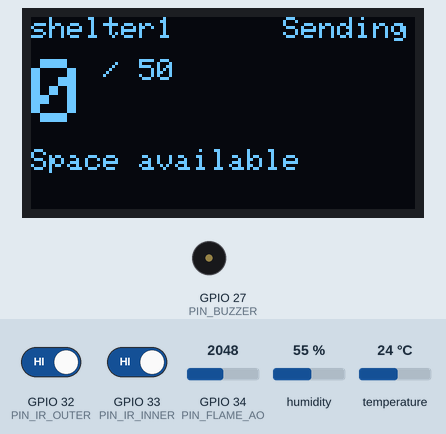
Simulated run of this sketch. Board: ESP32. Shown: 128×64 one-colour display, buzzer (waves = sounding, pin HIGH). Inputs (shaded band) come from the test bench; at power-on: GPIO 34 (PIN_FLAME_AO) = 2048, humidity 55 %, temperature 24 °C, GPIO 32 (PIN_IR_OUTER) HIGH, GPIO 33 (PIN_IR_INNER) HIGH. WiFi joins after 1.5 s; servers stay silent unless stated; uploads are accepted with an empty reply; not simulated (calls return 0 or success): secrets.h; what the sketch prints to the serial monitor is not drawn.

Above: at 3.1 s.
3.2 s: GPIO 34 (PIN_FLAME_AO) set to 1537
7.0 s: GPIO 34 (PIN_FLAME_AO) set to 1435
At 7.4 s:
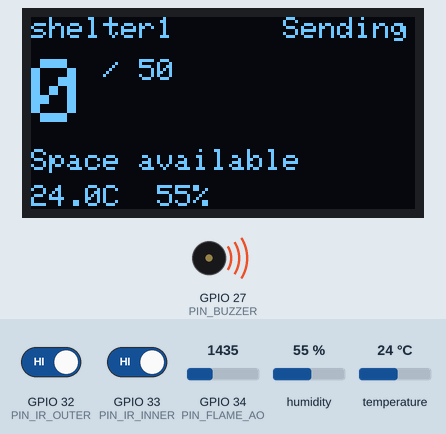
9.5 s: GPIO 34 (PIN_FLAME_AO) set to 1540
At 10.3 s:
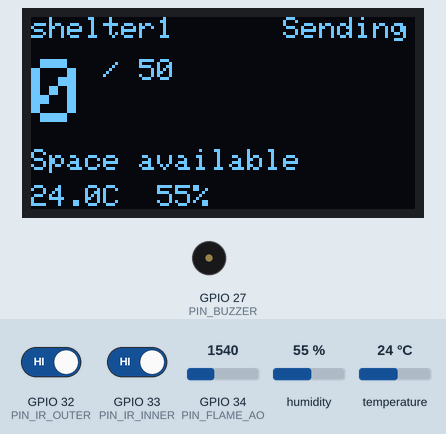
11.5 s: humidity set to 22 %
At 16.7 s:
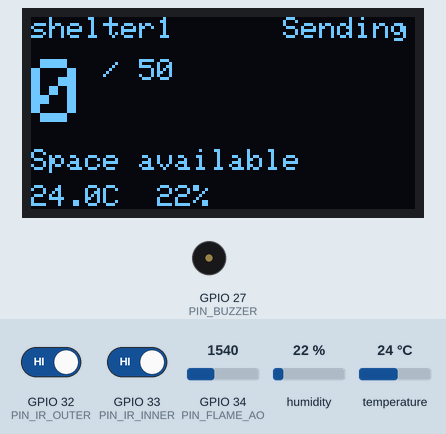
17.0 s: temperature set to 12 °C
At 20.5 s:
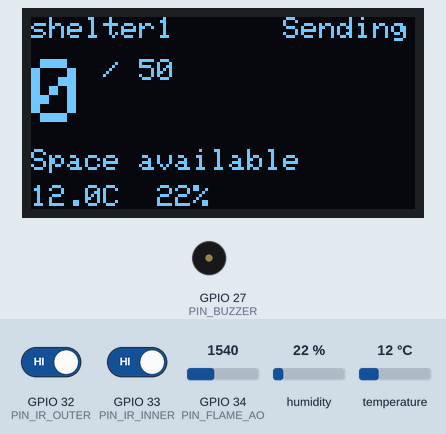
21.6 s: GPIO 34 (PIN_FLAME_AO) set to 1460
At 22.37 s:
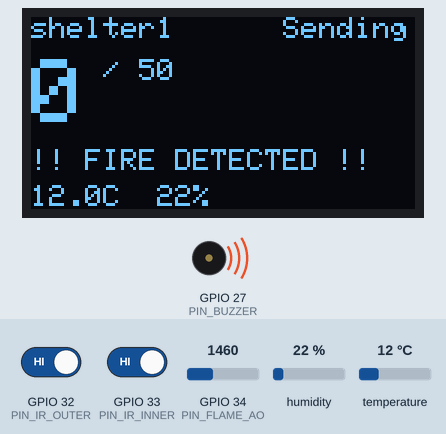
Timing chart, 0 to 24.2 s (numbered marks = the images above; inputs shaded):
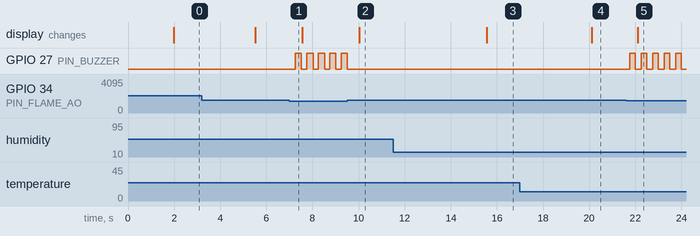

Measured:
- the behaviour switches between 1500 and 1499 on GPIO 34 (PIN_FLAME_AO) (found by bisection; images 0 and 1)
- after the input at 7.0 s, GPIO 27 (PIN_BUZZER): alternates HIGH for 0.27 s and LOW for 0.23 s, starting after 0.25 s
- after the input at 9.5 s, GPIO 27 (PIN_BUZZER): goes on until 9.5 s, then stays LOW; the display: changes after 0.53 s (image 2)
- after the input at 11.5 s, the display: changes after 4.1 s (image 3)
- after the input at 17.0 s, the display: changes after 3.1 s (image 4)
- after the input at 21.6 s, GPIO 27 (PIN_BUZZER): alternates HIGH for 0.25 s and LOW for 0.25 s, starting after 0.15 s; the display: changes after 0.52 s (image 5)

The sketch:

shelter_counter.ino
```cpp
/*
  Smart Emergency Shelter Occupancy Monitor - ESP32 firmware (Phase 2)

  Two IR sensors at the doorway count people in and out.
  Count, temperature, humidity and fire status go to Firebase every time
  something changes, and at least every 30 seconds.

  Wiring:
    IR outer sensor (outside of door)  -> GPIO 32
    IR inner sensor (inside of door)   -> GPIO 33
    Flame sensor AO                    -> GPIO 34
    DHT22 data                         -> GPIO 4
    OLED SDA / SCL                     -> GPIO 21 / 22
    Active buzzer (+)                  -> GPIO 27

  Direction: outer sensor then inner sensor = ENTRY (+1)
             inner sensor then outer sensor = EXIT  (-1)
*/

// Set USE_OLED to 0 if you did not buy the 0.96" OLED display
#define USE_OLED 1

#include <WiFi.h>
#include <WiFiClientSecure.h>
#include <HTTPClient.h>
#include <Wire.h>
#if USE_OLED
#include <Adafruit_GFX.h>
#include <Adafruit_SSD1306.h>
#endif
#include <DHT.h>
#include "secrets.h"   // WIFI_SSID, WIFI_PASS, DB_URL, FIREBASE_API_KEY, DEVICE_EMAIL, DEVICE_PASS

// ---------- Settings ----------
const char* SHELTER_ID = "shelter1";   // must match the key in Firebase
const int   CAPACITY   = 50;

// ---------- Pins ----------
#define PIN_IR_OUTER 32
#define PIN_IR_INNER 33
#define PIN_FLAME_AO 34
#define PIN_DHT       4
#define PIN_BUZZER   27

// IR obstacle modules (and Wokwi buttons wired to GND) read LOW when triggered
#define SENSOR_ACTIVE LOW

// Flame module analog value drops when a flame is seen. Calibrate this.
const int FLAME_THRESHOLD = 1500;

// ---------- Timing ----------
// 5000 is easy for mouse clicks in Wokwi. Use about 1500 on a real doorway.
const unsigned long PAIR_TIMEOUT_MS   = 5000;   // time allowed between the two sensors
const unsigned long CLEAR_MS          = 250;    // both sensors must be free this long
const unsigned long HEARTBEAT_MS      = 30000;
const unsigned long MIN_UPLOAD_GAP_MS = 1500;

// ---------- Objects ----------
#if USE_OLED
Adafruit_SSD1306 oled(128, 64, &Wire, -1);
#endif
DHT dht(PIN_DHT, DHT22);

// ---------- Shared state ----------
volatile int   count = 0;
volatile bool  dirty = true;          // something changed, needs upload
volatile bool  fire = false;
volatile float temperature = NAN;
volatile float humidity = NAN;
volatile bool  wifiOk = false;
volatile bool  lastUploadOk = false;

// Firebase login token (used only by the upload task)
String idToken = "";
unsigned long tokenAt = 0;

// ---------- Buzzer (non-blocking) ----------
int beepsLeft = 0;
bool beepOn = false;
unsigned long beepT = 0;

void startBeeps(int n) { beepsLeft = n; beepOn = false; beepT = 0; }

void updateBuzzer() {
  if (fire) { digitalWrite(PIN_BUZZER, (millis() / 250) % 2); return; }
  if (beepsLeft <= 0) { digitalWrite(PIN_BUZZER, LOW); return; }
  if (millis() - beepT >= 150) {
    beepT = millis();
    beepOn = !beepOn;
    digitalWrite(PIN_BUZZER, beepOn);
    if (!beepOn) beepsLeft--;
  }
}

// ---------- Counting ----------
enum State { IDLE, OUTER_FIRST, INNER_FIRST, WAIT_CLEAR };
State state = IDLE;
unsigned long stateT = 0;
unsigned long clearSince = 0;

void changeCount(int delta) {
  int old = count;
  int now = old + delta;
  if (now < 0) now = 0;
  if (now == old) return;
  count = now;
  if (now >= CAPACITY && old < CAPACITY) startBeeps(3);                 // just became full
  else if (now * 10 >= CAPACITY * 8 && old * 10 < CAPACITY * 8) startBeeps(1);  // reached 80%
  dirty = true;
  Serial.printf("Count: %d / %d\n", now, CAPACITY);
}

void runCounter() {
  bool outer = digitalRead(PIN_IR_OUTER) == SENSOR_ACTIVE;
  bool inner = digitalRead(PIN_IR_INNER) == SENSOR_ACTIVE;
  unsigned long now = millis();

  switch (state) {
    case IDLE:
      if (outer)      { state = OUTER_FIRST; stateT = now; }
      else if (inner) { state = INNER_FIRST; stateT = now; }
      break;
    case OUTER_FIRST:
      if (inner)                          { changeCount(+1); state = WAIT_CLEAR; clearSince = 0; }
      else if (now - stateT > PAIR_TIMEOUT_MS) { state = WAIT_CLEAR; clearSince = 0; }
      break;
    case INNER_FIRST:
      if (outer)                          { changeCount(-1); state = WAIT_CLEAR; clearSince = 0; }
      else if (now - stateT > PAIR_TIMEOUT_MS) { state = WAIT_CLEAR; clearSince = 0; }
      break;
    case WAIT_CLEAR:
      if (outer || inner) clearSince = 0;
      else if (clearSince == 0) clearSince = now;
      else if (now - clearSince >= CLEAR_MS) state = IDLE;
      break;
  }
}

// ---------- Firebase login + upload (REST) ----------
// The device signs in with its own account. The database rules only let
// this account write count, temp, humidity, flame and updated.
bool signIn() {
  WiFiClientSecure client;
  client.setInsecure();   // fine for a prototype; use a certificate in production
  client.setTimeout(20);
  if (!client.connect("identitytoolkit.googleapis.com", 443)) {
    Serial.println("Sign-in: connect failed");
    return false;
  }
  String body = String("{\"email\":\"") + DEVICE_EMAIL + "\",\"password\":\"" + DEVICE_PASS + "\",\"returnSecureToken\":true}";
  client.print(String("POST /v1/accounts:signInWithPassword?key=") + FIREBASE_API_KEY + " HTTP/1.0\r\n" +
               "Host: identitytoolkit.googleapis.com\r\n" +
               "Content-Type: application/json\r\n" +
               "Content-Length: " + body.length() + "\r\n\r\n" + body);
  String status = client.readStringUntil('\n');
  int code = status.substring(9, 12).toInt();
  while (client.connected()) { String line = client.readStringUntil('\n'); if (line == "\r") break; }
  String resp = client.readString();
  client.stop();
  // Judge success by the token itself, not the status line
  int k = resp.indexOf("\"idToken\"");
  if (k < 0) { Serial.printf("Sign-in failed (status %d)\n", code); Serial.println(resp); return false; }
  int a = resp.indexOf('"', resp.indexOf(':', k) + 1) + 1;
  int b = resp.indexOf('"', a);
  if (a <= 0 || b <= a) return false;
  idToken = resp.substring(a, b);
  tokenAt = millis();
  Serial.println("Signed in to Firebase");
  return true;
}

bool sendToFirebase() {
  // Tokens last 1 hour; sign in again after 45 minutes
  if (idToken.length() == 0 || millis() - tokenAt > 2700000UL) {
    if (!signIn()) return false;
    vTaskDelay(50 / portTICK_PERIOD_MS);   // let other tasks run between the two handshakes
  }

  int c = count;
  bool f = fire;
  float t = temperature, h = humidity;

  char body[240];
  int n = snprintf(body, sizeof(body),
    "{\"count\":%d,\"flame\":%s,\"updated\":{\".sv\":\"timestamp\"}",
    c, f ? "true" : "false");
  if (!isnan(t)) n += snprintf(body + n, sizeof(body) - n, ",\"temp\":%.1f", t);
  if (!isnan(h)) n += snprintf(body + n, sizeof(body) - n, ",\"humidity\":%.1f", h);
  snprintf(body + n, sizeof(body) - n, "}");

  WiFiClientSecure client;
  client.setInsecure();
  client.setTimeout(20);
  HTTPClient http;
  http.setConnectTimeout(20000);
  http.setTimeout(20000);
  String url = String(DB_URL) + "/shelters/" + SHELTER_ID + ".json?auth=" + idToken;
  if (!http.begin(client, url)) return false;
  http.addHeader("Content-Type", "application/json");
  int code = http.PATCH(body);
  http.end();
  Serial.printf("Upload -> HTTP %d\n", code);
  if (code == 401) idToken = "";   // token rejected: sign in again next time
  return code == 200;
}

void uploadTask(void*) {
  unsigned long lastSend = 0;
  for (;;) {
    if (WiFi.status() != WL_CONNECTED) {
      wifiOk = false;
      WiFi.reconnect();
      vTaskDelay(5000 / portTICK_PERIOD_MS);
      continue;
    }
    wifiOk = true;
    unsigned long now = millis();
    bool due = dirty || lastSend == 0 || (now - lastSend >= HEARTBEAT_MS);
    if (due && (lastSend == 0 || now - lastSend >= MIN_UPLOAD_GAP_MS)) {
      dirty = false;                    // cleared first, so changes during upload are not lost
      bool ok = sendToFirebase();
      lastUploadOk = ok;
      if (!ok) { dirty = true; vTaskDelay(8000 / portTICK_PERIOD_MS); }   // retry after a pause
      lastSend = millis();
    }
    vTaskDelay(200 / portTICK_PERIOD_MS);
  }
}

// ---------- Display ----------
#if USE_OLED
void drawScreen() {
  int c = count;
  oled.clearDisplay();
  oled.setTextColor(SSD1306_WHITE);

  oled.setTextSize(1);
  oled.setCursor(0, 0);
  oled.print(SHELTER_ID);
  oled.setCursor(84, 0);
  oled.print(wifiOk ? (lastUploadOk ? "Cloud OK" : "Sending") : "No WiFi");

  oled.setTextSize(3);
  oled.setCursor(0, 14);
  oled.print(c);
  oled.setTextSize(1);
  oled.print(" / ");
  oled.print(CAPACITY);

  oled.setCursor(0, 44);
  if (fire)                      oled.print("!! FIRE DETECTED !!");
  else if (c >= CAPACITY)        oled.print("SHELTER FULL");
  else if (c * 10 >= CAPACITY * 8) oled.print("Nearly full");
  else                           oled.print("Space available");

  oled.setCursor(0, 56);
  float t = temperature, h = humidity;
  if (!isnan(t)) { oled.print(t, 1); oled.print("C  "); }
  if (!isnan(h)) { oled.print(h, 0); oled.print("%"); }
  oled.display();
}
#else
void drawScreen() {}   // no display fitted
#endif

// ---------- Setup / loop ----------
// Opens a plain secure connection first, which helps the slow Wokwi network wake up.
void preconnect(const char* host) {
  WiFiClientSecure c;
  c.setInsecure();
  c.setTimeout(20);
  bool ok = c.connect(host, 443);
  Serial.printf("preconnect %s: %s\n", host, ok ? "OK" : "FAILED");
  c.stop();
}

void setup() {
  Serial.begin(115200);
  pinMode(PIN_IR_OUTER, INPUT_PULLUP);
  pinMode(PIN_IR_INNER, INPUT_PULLUP);
  pinMode(PIN_FLAME_AO, INPUT);
  pinMode(PIN_BUZZER, OUTPUT);
  digitalWrite(PIN_BUZZER, LOW);

#if USE_OLED
  Wire.begin(21, 22);
  oled.begin(SSD1306_SWITCHCAPVCC, 0x3C);
  oled.clearDisplay();
  oled.setTextColor(SSD1306_WHITE);
  oled.setTextSize(1);
  oled.setCursor(0, 0);
  oled.println("Shelter monitor");
  oled.println("Connecting WiFi...");
  oled.display();
#endif

  dht.begin();

  WiFi.mode(WIFI_STA);
  WiFi.begin(WIFI_SSID, WIFI_PASS, 6);   // channel 6 is for Wokwi only. On a real board use WiFi.begin(WIFI_SSID, WIFI_PASS);
  unsigned long start = millis();
  while (WiFi.status() != WL_CONNECTED && millis() - start < 30000) delay(250);
  Serial.printf("WiFi status=%d ip=%s\n", WiFi.status(), WiFi.localIP().toString().c_str());
  preconnect("smart-shelter-monitor-default-rtdb.asia-southeast1.firebasedatabase.app");
  preconnect("identitytoolkit.googleapis.com");

  // Core 1 (not core 0): TLS handshakes are CPU heavy and would trip the core 0 watchdog
  xTaskCreatePinnedToCore(uploadTask, "upload", 16384, NULL, 1, NULL, 1);
}

void loop() {
  static unsigned long lastEnv = 0, lastFlame = 0, lastDraw = 0;
  unsigned long now = millis();

  runCounter();
  updateBuzzer();

  if (now - lastFlame >= 200) {
    lastFlame = now;
    bool f = analogRead(PIN_FLAME_AO) < FLAME_THRESHOLD;
    if (f != fire) { fire = f; dirty = true; }
  }

  if (now - lastEnv >= 5000) {
    lastEnv = now;
    float t = dht.readTemperature();
    float h = dht.readHumidity();
    if (!isnan(t)) temperature = t;
    if (!isnan(h)) humidity = h;
  }

  if (now - lastDraw >= 500) {
    lastDraw = now;
    drawScreen();
  }

  delay(5);
}
```
